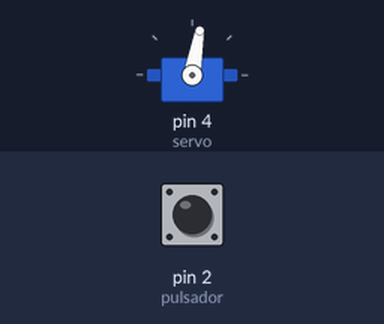
Recording of a sketch running on a simulated Arduino Uno, built with avr-gcc and run on an emulated ATmega328P. Parts: servo. Inputs (shaded band) come from the test bench; at power-on: pin 2 (pulsador) LOW.

Above: at 1.2 s.
1.3 s: pin 2 (pulsador) pulled HIGH for 0.15 s
At 1.4 s:
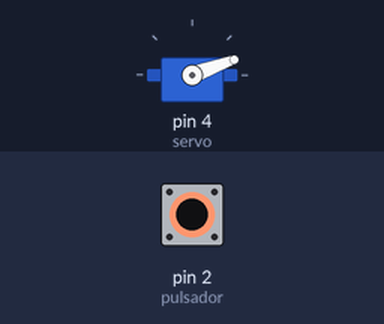
2.9 s: pin 2 (pulsador) pulled HIGH for 3.2 s
At 6.6 s:
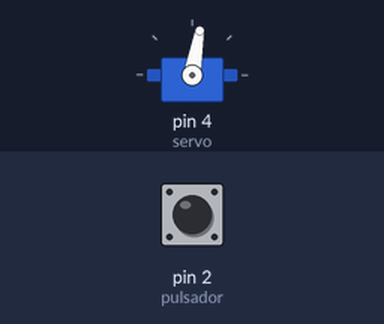
Timing chart, 0 to 8.1 s (numbered marks = the images above; inputs shaded):
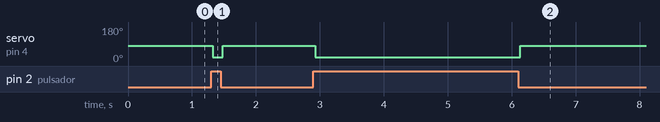

Measured:
- after the input at 1.3 s, servo on pin 4 (servo): 80° → 20° at once, → 80° 0.16 s later
- after the input at 2.9 s, servo on pin 4 (servo): 80° → 20° at once, → 80° 3.2 s later

The sketch:

con_pulsador.ino
```cpp
#include <Servo.h>
Servo servo;
void setup() {


  int pulsador=2;
  servo.attach(4, 650, 2550);
  int estado = digitalRead(pulsador);

}

void loop() {
  int pulsador=2;
  servo.attach(4, 650, 2550);
  int estado = digitalRead(pulsador);

  switch (estado) // Aqui tenemos la clausula switch con sus case:
                  { case LOW:

                       servo.write(80);
                       delay(40);
                        break;
                    case HIGH:

                        servo.write(20);
                        delay(40);
                        break;

                  }

}
```
